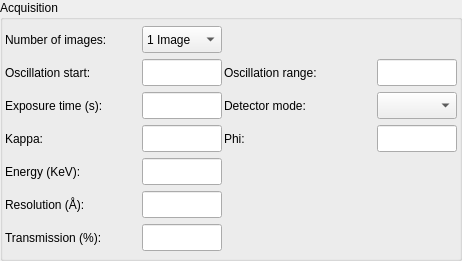
<?xml version="1.0" encoding="UTF-8"?>
<ui version="4.0">
 <class>AcquisitionWidgetVerticalSimpleLayout</class>
 <widget class="QWidget" name="AcquisitionWidgetVerticalSimpleLayout">
  <property name="geometry">
   <rect>
    <x>0</x>
    <y>0</y>
    <width>462</width>
    <height>261</height>
   </rect>
  </property>
  <property name="sizePolicy">
   <sizepolicy hsizetype="Preferred" vsizetype="Preferred">
    <horstretch>0</horstretch>
    <verstretch>0</verstretch>
   </sizepolicy>
  </property>
  <property name="maximumSize">
   <size>
    <width>32767</width>
    <height>32767</height>
   </size>
  </property>
  <property name="windowTitle">
   <string>AcquisitionWidgetVerticalSimple</string>
  </property>
  <layout class="QGridLayout" name="gridLayout_2">
   <property name="margin">
    <number>0</number>
   </property>
   <item row="0" column="0">
    <widget class="QGroupBox" name="acq_gbox">
     <property name="maximumSize">
      <size>
       <width>32767</width>
       <height>32767</height>
      </size>
     </property>
     <property name="title">
      <string>Acquisition</string>
     </property>
     <layout class="QGridLayout" name="gridLayout">
      <property name="margin">
       <number>2</number>
      </property>
      <property name="spacing">
       <number>2</number>
      </property>
      <item row="0" column="0">
       <widget class="QLabel" name="num_images_label">
        <property name="sizePolicy">
         <sizepolicy hsizetype="Fixed" vsizetype="Preferred">
          <horstretch>0</horstretch>
          <verstretch>0</verstretch>
         </sizepolicy>
        </property>
        <property name="minimumSize">
         <size>
          <width>135</width>
          <height>27</height>
         </size>
        </property>
        <property name="maximumSize">
         <size>
          <width>16777215</width>
          <height>27</height>
         </size>
        </property>
        <property name="font">
         <font>
          <weight>50</weight>
          <bold>false</bold>
          <underline>false</underline>
         </font>
        </property>
        <property name="text">
         <string>Number of images:</string>
        </property>
        <property name="wordWrap">
         <bool>false</bool>
        </property>
       </widget>
      </item>
      <item row="0" column="1">
       <widget class="QComboBox" name="num_images_cbox">
        <property name="minimumSize">
         <size>
          <width>80</width>
          <height>27</height>
         </size>
        </property>
        <property name="maximumSize">
         <size>
          <width>80</width>
          <height>27</height>
         </size>
        </property>
        <item>
         <property name="text">
          <string>1 Image</string>
         </property>
        </item>
        <item>
         <property name="text">
          <string>2 Images</string>
         </property>
        </item>
        <item>
         <property name="text">
          <string>4 Images</string>
         </property>
        </item>
       </widget>
      </item>
      <item row="1" column="0">
       <widget class="QLabel" name="osc_start_label">
        <property name="maximumSize">
         <size>
          <width>16777215</width>
          <height>27</height>
         </size>
        </property>
        <property name="text">
         <string>Oscillation start:</string>
        </property>
       </widget>
      </item>
      <item row="1" column="1">
       <widget class="QLineEdit" name="osc_start_ledit">
        <property name="minimumSize">
         <size>
          <width>80</width>
          <height>27</height>
         </size>
        </property>
        <property name="maximumSize">
         <size>
          <width>70</width>
          <height>27</height>
         </size>
        </property>
       </widget>
      </item>
      <item row="1" column="2">
       <widget class="QLabel" name="osc_range_label">
        <property name="minimumSize">
         <size>
          <width>0</width>
          <height>27</height>
         </size>
        </property>
        <property name="maximumSize">
         <size>
          <width>16777215</width>
          <height>27</height>
         </size>
        </property>
        <property name="text">
         <string>Oscillation range:</string>
        </property>
        <property name="wordWrap">
         <bool>false</bool>
        </property>
       </widget>
      </item>
      <item row="1" column="3">
       <widget class="QLineEdit" name="osc_range_ledit">
        <property name="minimumSize">
         <size>
          <width>80</width>
          <height>27</height>
         </size>
        </property>
        <property name="maximumSize">
         <size>
          <width>70</width>
          <height>27</height>
         </size>
        </property>
       </widget>
      </item>
      <item row="2" column="0">
       <widget class="QLabel" name="exp_time_label">
        <property name="minimumSize">
         <size>
          <width>0</width>
          <height>27</height>
         </size>
        </property>
        <property name="maximumSize">
         <size>
          <width>16777215</width>
          <height>27</height>
         </size>
        </property>
        <property name="text">
         <string>Exposure time (s):</string>
        </property>
        <property name="wordWrap">
         <bool>false</bool>
        </property>
       </widget>
      </item>
      <item row="2" column="1">
       <widget class="QLineEdit" name="exp_time_ledit">
        <property name="minimumSize">
         <size>
          <width>80</width>
          <height>27</height>
         </size>
        </property>
        <property name="maximumSize">
         <size>
          <width>70</width>
          <height>27</height>
         </size>
        </property>
       </widget>
      </item>
      <item row="2" column="2">
       <widget class="QLabel" name="detector_roi_mode_label">
        <property name="enabled">
         <bool>true</bool>
        </property>
        <property name="sizePolicy">
         <sizepolicy hsizetype="Preferred" vsizetype="Preferred">
          <horstretch>0</horstretch>
          <verstretch>0</verstretch>
         </sizepolicy>
        </property>
        <property name="minimumSize">
         <size>
          <width>0</width>
          <height>27</height>
         </size>
        </property>
        <property name="maximumSize">
         <size>
          <width>16777215</width>
          <height>27</height>
         </size>
        </property>
        <property name="text">
         <string>Detector mode:</string>
        </property>
        <property name="wordWrap">
         <bool>false</bool>
        </property>
       </widget>
      </item>
      <item row="2" column="3">
       <widget class="QComboBox" name="detector_roi_mode_combo">
        <property name="enabled">
         <bool>true</bool>
        </property>
        <property name="minimumSize">
         <size>
          <width>80</width>
          <height>27</height>
         </size>
        </property>
        <property name="maximumSize">
         <size>
          <width>70</width>
          <height>27</height>
         </size>
        </property>
       </widget>
      </item>
      <item row="3" column="0">
       <widget class="QLabel" name="kappa_label">
        <property name="minimumSize">
         <size>
          <width>0</width>
          <height>27</height>
         </size>
        </property>
        <property name="maximumSize">
         <size>
          <width>16777215</width>
          <height>27</height>
         </size>
        </property>
        <property name="text">
         <string>Kappa:</string>
        </property>
       </widget>
      </item>
      <item row="3" column="1">
       <widget class="QLineEdit" name="kappa_ledit">
        <property name="minimumSize">
         <size>
          <width>80</width>
          <height>27</height>
         </size>
        </property>
        <property name="maximumSize">
         <size>
          <width>70</width>
          <height>27</height>
         </size>
        </property>
       </widget>
      </item>
      <item row="3" column="2">
       <widget class="QLabel" name="kappa_phi_label">
        <property name="minimumSize">
         <size>
          <width>0</width>
          <height>27</height>
         </size>
        </property>
        <property name="maximumSize">
         <size>
          <width>16777215</width>
          <height>27</height>
         </size>
        </property>
        <property name="text">
         <string>Phi:</string>
        </property>
        <property name="wordWrap">
         <bool>false</bool>
        </property>
       </widget>
      </item>
      <item row="3" column="3">
       <widget class="QLineEdit" name="kappa_phi_ledit">
        <property name="minimumSize">
         <size>
          <width>80</width>
          <height>27</height>
         </size>
        </property>
        <property name="maximumSize">
         <size>
          <width>70</width>
          <height>27</height>
         </size>
        </property>
       </widget>
      </item>
      <item row="4" column="0">
       <widget class="QLabel" name="energy_label">
        <property name="minimumSize">
         <size>
          <width>0</width>
          <height>27</height>
         </size>
        </property>
        <property name="maximumSize">
         <size>
          <width>16777215</width>
          <height>27</height>
         </size>
        </property>
        <property name="text">
         <string>Energy (KeV):</string>
        </property>
        <property name="wordWrap">
         <bool>false</bool>
        </property>
       </widget>
      </item>
      <item row="4" column="1">
       <widget class="QLineEdit" name="energy_ledit">
        <property name="minimumSize">
         <size>
          <width>80</width>
          <height>27</height>
         </size>
        </property>
        <property name="maximumSize">
         <size>
          <width>70</width>
          <height>27</height>
         </size>
        </property>
       </widget>
      </item>
      <item row="5" column="0">
       <widget class="QLabel" name="resolution_label">
        <property name="minimumSize">
         <size>
          <width>0</width>
          <height>27</height>
         </size>
        </property>
        <property name="maximumSize">
         <size>
          <width>16777215</width>
          <height>27</height>
         </size>
        </property>
        <property name="text">
         <string>Resolution (Å):</string>
        </property>
        <property name="wordWrap">
         <bool>false</bool>
        </property>
       </widget>
      </item>
      <item row="5" column="1">
       <widget class="QLineEdit" name="resolution_ledit">
        <property name="minimumSize">
         <size>
          <width>80</width>
          <height>27</height>
         </size>
        </property>
        <property name="maximumSize">
         <size>
          <width>70</width>
          <height>27</height>
         </size>
        </property>
       </widget>
      </item>
      <item row="6" column="0">
       <widget class="QLabel" name="transmission_label">
        <property name="sizePolicy">
         <sizepolicy hsizetype="Preferred" vsizetype="Preferred">
          <horstretch>0</horstretch>
          <verstretch>0</verstretch>
         </sizepolicy>
        </property>
        <property name="minimumSize">
         <size>
          <width>0</width>
          <height>27</height>
         </size>
        </property>
        <property name="maximumSize">
         <size>
          <width>16777215</width>
          <height>27</height>
         </size>
        </property>
        <property name="text">
         <string>Transmission (%):</string>
        </property>
        <property name="wordWrap">
         <bool>false</bool>
        </property>
       </widget>
      </item>
      <item row="6" column="1">
       <widget class="QLineEdit" name="transmission_ledit">
        <property name="minimumSize">
         <size>
          <width>80</width>
          <height>27</height>
         </size>
        </property>
        <property name="maximumSize">
         <size>
          <width>70</width>
          <height>27</height>
         </size>
        </property>
       </widget>
      </item>
     </layout>
    </widget>
   </item>
  </layout>
 </widget>
 <layoutdefault spacing="6" margin="11"/>
 <pixmapfunction>qPixmapFromMimeSource</pixmapfunction>
 <resources/>
 <connections/>
</ui>
